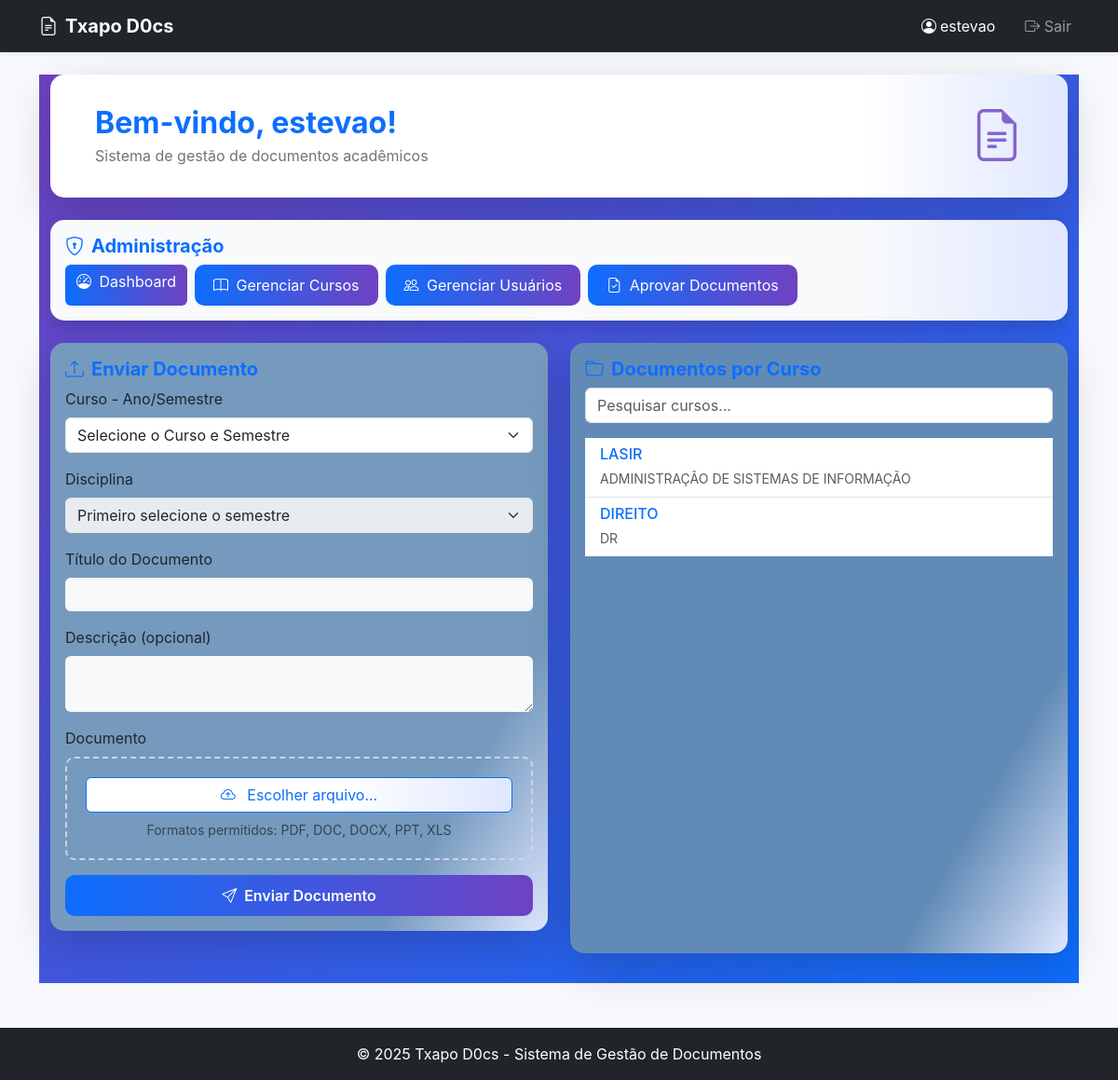
The app's page /home (signed in) with its own data.
### tables this page shows
CREATE TABLE user (
        id INTEGER PRIMARY KEY AUTOINCREMENT,
        username TEXT UNIQUE NOT NULL,
        email TEXT UNIQUE NOT NULL,
        password_hash TEXT NOT NULL,
        is_admin BOOLEAN DEFAULT FALSE
    );

CREATE TABLE course (
        id INTEGER PRIMARY KEY AUTOINCREMENT,
        name TEXT UNIQUE NOT NULL,
        description TEXT
    );

### app.py (the view)
@app.route('/home')
@login_required
def home():
    courses = get_courses()
    documents = get_documents_for_user(current_user.id , current_user.is_admin)
    return render_template('home.html' ,
                           courses = courses ,
                           documents = documents ,
                           get_course_documents = get_course_documents ,  # Para contagem na home
                           get_course_structures = get_course_structures_by_course)  # Para o select de upload

### app.py (called while the page is built, shortened)
def get_db():
    conn = getattr(g , '_database' , None)  # Reutiliza a conexão se já existir no contexto da requisição
    if conn is None:
        conn = sqlite3.connect(app.config['DATABASE'])
        conn.row_factory = sqlite3.Row
        g._database = conn
    return conn

@app.teardown_appcontext
def close_connection(exception):
    db = getattr(g , '_database' , None)
    if db is not None:
        db.close()

def get_user_by_id(user_id):  # <-- NOVA FUNÇÃO: Obter usuário por ID
    conn = get_db()
    cursor = conn.cursor()
    cursor.execute('SELECT * FROM user WHERE id = ?' , (user_id ,))
    user_data = cursor.fetchone()
    return user_data

def get_courses():
    conn = get_db()
    cursor = conn.cursor()
    cursor.execute('SELECT * FROM course')
    courses = cursor.fetchall()
    return courses

def get_course_structures_by_course(course_id):
    conn = get_db()
    cursor = conn.cursor()
    cursor.execute('SELECT * FROM course_structure WHERE course_id = ? ORDER BY name' , (course_id ,))
    structures = cursor.fetchall()
    return structures

def get_documents_for_user(user_id , is_admin):
    conn = get_db()
    cursor = conn.cursor()
    if is_admin:
        cursor.execute('''
        SELECT d.*, u.username as author, c.name as course_name, cs.name as structure_name, disc.name as discipline_name
        FROM document d
        JOIN user u ON d.user_id = u.id
        JOIN discipline disc ON d.discipline_id = disc.id
        JOIN course_structure cs ON disc.course_structure_id = cs.id
        JOIN course c ON cs.course_id = c.id
        ORDER BY d.upload_date DESC
        ''')
    documents = cursor.fetchall()
    return documents

def get_course_documents(course_id):
    conn = get_db()
    cursor = conn.cursor()
    cursor.execute('''
        SELECT d.*, u.username as author
        FROM document d
        JOIN user u ON d.user_id = u.id
        JOIN discipline disc ON d.discipline_id = disc.id
        JOIN course_structure cs ON disc.course_structure_id = cs.id
        WHERE cs.course_id = ? AND d.is_approved = 1
        ORDER BY d.upload_date DESC
    ''' , (course_id ,))
    documents = cursor.fetchall()
    return documents

### templates/home.html (shortened to what this page needs)
{% extends "base.html" %}
{% block content %}
<div class="row" style="background: linear-gradient(135deg, #6f42c1 0%, #0d6efd 100%); min-height: 100vh; margin: 0; padding-bottom: 2rem;">
    <div class="col-lg-12 mb-4">
        <div class="card welcome-card shadow-lg border-0" style="background: linear-gradient(90deg, #fff 80%, #e0e7ff 100%);">
            <div class="card-body py-4 px-5">
                <div class="row align-items-center">
                    <div class="col-lg-8">
                        <h2 class="mb-1 fw-bold text-primary">Bem-vindo, {{ current_user.username }}!</h2>
                        <p class="mb-0 text-secondary">Sistema de gestão de documentos acadêmicos</p>
                    </div>
                    <div class="col-lg-4 text-end d-none d-lg-block">
                        <i class="bi bi-file-earmark-text" style="font-size: 3.5rem; color: #6f42c1; opacity: 0.8;"></i>
                    </div>
                </div>
            </div>
        </div>
    </div>
    {% if current_user.is_admin %}
    <div class="col-lg-12 mb-4">
        <div class="card shadow border-0" style="background: linear-gradient(90deg, #f8fafc 80%, #e0e7ff 100%);">
            <div class="card-body">
                <h5 class="card-title text-primary fw-bold"><i class="bi bi-shield-lock me-2"></i>Administração</h5>
                <div class="d-flex flex-wrap gap-2">
                    <a href="{{ url_for('dashboard') }}" class="btn btn-info admin-btn-gradient">
                        <i class="bi bi-speedometer me-1"></i> Dashboard
                    </a>
                    <a href="{{ url_for('manage_courses') }}" class="btn btn-primary admin-btn-gradient">
                        <i class="bi bi-book me-1"></i> Gerenciar Cursos
                    </a>
                    <a href="{{ url_for('manage_users') }}" class="btn btn-primary admin-btn-gradient">
                        <i class="bi bi-people me-1"></i> Gerenciar Usuários
                    </a>
                    <a href="{{ url_for('manage_documents') }}" class="btn btn-primary admin-btn-gradient">
                        <i class="bi bi-file-earmark-check me-1"></i> Aprovar Documentos
                    </a>
                </div>
            </div>
        </div>
    </div>
    {% endif %}
    <div class="col-lg-6 mb-4">
        <div class="card h-100 shadow-lg border-0" style="background: linear-gradient(120deg, #759abe 80%, #e0e7ff 100%);">
            <div class="card-body">
                <h5 class="card-title text-primary fw-bold"><i class="bi bi-upload me-2"></i>Enviar Documento</h5>
                <form method="POST" action="{{ url_for('upload_file') }}" enctype="multipart/form-data">
                    <div class="mb-3">
                        <label for="course_structure_id" class="form-label">Curso - Ano/Semestre</label>
                        <select class="form-select" id="course_structure_id" name="course_structure_id" required onchange="updateDisciplines(this.value)">
                            <option value="" selected disabled>Selecione o Curso e Semestre</option>
                        </select>
                    </div>
                    <div class="mb-3">
                        <label for="discipline_id" class="form-label">Disciplina</label>
                        <select name="discipline_id" id="discipline_id" class="form-select" required disabled>
                            <option value="">Primeiro selecione o semestre</option>
                        </select>
                    </div>
                    <div class="mb-3">
                        <label for="title" class="form-label">Título do Documento</label>
                        <input type="text" class="form-control bg-light border-0" id="title" name="title" required>
                    </div>
                    <div class="mb-3">
                        <label for="description" class="form-label">Descrição (opcional)</label>
                        <textarea class="form-control bg-light border-0" id="description" name="description" rows="2"></textarea>
                    </div>
                    <div class="mb-3">
                        <label class="form-label">Documento</label>
                        <div class="file-upload">
                            <label for="file" class="btn btn-outline-primary w-100 file-btn-gradient">
                                <i class="bi bi-cloud-arrow-up me-2"></i>
                                <span class="file-label">Escolher arquivo...</span>
                            </label>
                            <div class="small text-muted mt-2">Formatos permitidos: PDF, DOC, DOCX, PPT, XLS</div>
                        </div>
                    </div>
                    <button type="submit" class="btn btn-primary w-100 fw-semibold submit-btn-gradient" style="background: linear-gradient(90deg, #0d6efd 0%, #6f42c1 100%); border: none; color: #fff;">
                        <i class="bi bi-send me-2"></i>Enviar Documento
                    </button>
                </form>
            </div>
        </div>
    </div>
    <div class="col-lg-6">
        <div class="card h-100 shadow-lg border-0" style="background: linear-gradient(120deg, #618bb6 80%, #e0e7ff 100%);">
            <div class="card-body">
                <h5 class="card-title text-primary fw-bold"><i class="bi bi-folder me-2"></i>Documentos por Curso</h5>
                <input type="text" id="courseSearch" class="form-control mb-3" placeholder="Pesquisar cursos...">
                {% if courses %}
                    <div class="list-group list-group-flush" id="courseList">
                        {% for course in courses %}
                            <a href="{{ url_for('view_course', course_id=course.id) }}"
                               class="list-group-item list-group-item-action d-flex justify-content-between align-items-center course-item course-item-anim" style="transition: box-shadow 0.2s, transform 0.2s;">
                                <div>
                                    <h6 class="mb-1 text-primary">{{ course.name }}</h6>
                                    <small class="text-muted">{{ course.description }}</small>
                                </div>
                                <span class="badge course-badge rounded-pill bg-gradient" style="background: linear-gradient(90deg, #0d6efd 0%, #6f42c1 100%); color: #fff; font-size: 1em;">
                                </span>
                            </a>
                        {% endfor %}
                    </div>
                {% else %}
                    <div class="text-center py-4">
                        <i class="bi bi-folder-x" style="font-size: 2rem; color: #343d83;"></i>
                        <p class="mt-2 text-muted">Nenhum curso disponível para visualização de documentos.</p>
                    </div>
                {% endif %}
            </div>
        </div>
    </div>
</div>
{% endblock %}

### templates/base.html (shortened to what this page needs)
<!DOCTYPE html>
<html lang="pt">
<head>
    <link href="https://cdn.jsdelivr.net/npm/bootstrap@5.3.0/dist/css/bootstrap.min.css" rel="stylesheet">
    <link rel="stylesheet" href="https://cdn.jsdelivr.net/npm/bootstrap-icons@1.10.0/font/bootstrap-icons.css">
</head>
<body>
    <nav class="navbar navbar-expand-lg navbar-dark bg-dark shadow-sm">
        <div class="container">
            <a class="navbar-brand fw-bold" href="{{ url_for('home') }}">
                <i class="bi bi-file-earmark-text me-2"></i>Txapo D0cs
            </a>
            <div class="collapse navbar-collapse" id="navbarNav">
                <div class="navbar-nav ms-auto">
                    {% if current_user.is_authenticated %}
                        <span class="nav-link text-white me-3">
                            <i class="bi bi-person-circle me-1"></i>{{ current_user.username }}
                        </span>
                        <a class="nav-link" href="{{ url_for('logout') }}">
                            <i class="bi bi-box-arrow-right"></i> Sair
                        </a>
                    {% endif %}
                </div>
            </div>
        </div>
    </nav>
    <div class="container py-4">
        {% block content %}{% endblock %}
    </div>
    <footer class="bg-dark text-white py-3 mt-4">
        <div class="container text-center">
            <p class="mb-0">© 2025 Txapo D0cs - Sistema de Gestão de Documentos</p>
        </div>
    </footer>
</body>
</html>

### templates/base.html (style rules this page uses)
:root { --primary-color: #4e73df; --secondary-color: #1cc88a; --dark-color: #5a5c69; }
body { background-color: #f8f9fc; font-family: 'Nunito', -apple-system, BlinkMacSystemFont, sans-serif; }
.card { border: none; border-radius: 15px; box-shadow: 0 0.15rem 1.75rem 0 rgba(58, 59, 69, 0.15); transition: transform 0.3s; }
.btn-primary { background-color: var(--primary-color); border: none; padding: 10px 20px; border-radius: 10px; }
.welcome-card { background: linear-gradient(135deg, var(--primary-color) 0%, #224abe 100%); color: white; }
.file-upload { border: 2px dashed #d1d3e2; border-radius: 10px; padding: 20px; text-align: center; cursor: pointer; transition: all 0.3s; }
.course-badge { background-color: var(--secondary-color); color: white; font-size: 0.8rem; }

### templates/home.html (style rules this page uses)
.admin-btn-gradient { background: linear-gradient(90deg, #0d6efd 0%, #6f42c1 100%) !important; border: none !important; color: #fff !important; transition: box-shadow 0.2s, transform 0.2s; }
.submit-btn-gradient { background: linear-gradient(90deg, #0d6efd 0%, #6f42c1 100%) !important; border: none !important; color: #fff !important; transition: box-shadow 0.2s, transform 0.2s; }
.file-btn-gradient { background: linear-gradient(90deg, #fff 60%, #e0e7ff 100%) !important; border: 1px solid #0d6efd !important; color: #0d6efd !important; transition: box-shadow 0.2s, transform 0.2s; }

### records on screen
user: username "estevao"
course: name "LASIR", description "ADMINISTRAÇÃO DE SISTEMAS DE INFORMAÇÃO"
course: name "DIREITO", description "DR"
